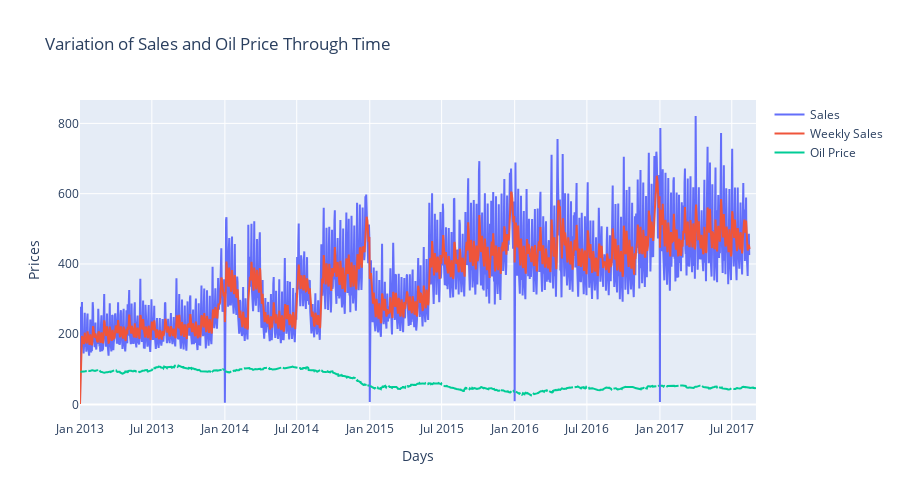

Notebook source saved alongside this figure:
### Markdown cell above
#### sales와 oil price 비교

### Code cell
fig=make_subplots()

fig.add_trace(go.Scatter(x=train_data_per_date.date,y=train_data_per_date.sales,name="Sales"))
fig.add_trace(go.Scatter(x=train_data_per_date.date,y=train_data_per_date.weekly_avg_sales,name="Weekly Sales"))


fig.add_trace(go.Scatter(x=oil_df.date,y=oil_df.dcoilwtico,name="Oil Price"))

fig.update_layout(autosize=True,width=900,height=500,title_text="Variation of Sales and Oil Price Through Time")
fig.update_xaxes(title_text="Days")
fig.update_yaxes(title_text="Prices")
fig.show()

### Figure 1 — Plotly figure (JSON) as saved in the notebook; plotly's stock layout.template omitted (floating-point values rounded to 4 significant figures; data arrays with more than 128 entries replaced by an {"elided": "..."} marker saying what was removed)
{"data": [{"name": "Sales", "type": "scatter", "x": {"elided": "1684 str values"}, "y": {"elided": "1684 float values"}}, {"name": "Weekly Sales", "type": "scatter", "x": {"elided": "1684 str values"}, "y": {"elided": "1684 float values"}}, {"name": "Oil Price", "type": "scatter", "x": {"elided": "1218 str values"}, "y": {"elided": "1218 float values"}}], "layout": {"autosize": true, "height": 500, "title": {"text": "Variation of Sales and Oil Price Through Time"}, "width": 900, "xaxis": {"anchor": "y", "domain": [0, 1], "title": {"text": "Days"}}, "yaxis": {"anchor": "x", "domain": [0, 1], "title": {"text": "Prices"}}}}
